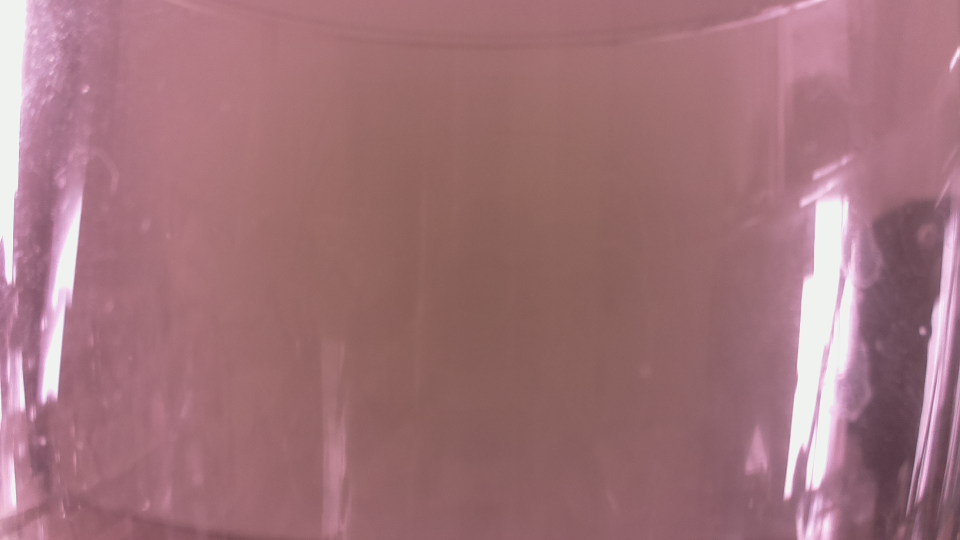
#> input picture Programes TFG/Correlació/Data/empty.jpg, 1920 x 1080 px (shown at 1/2 size)
$ python correlationGUI.py
#> lines starting #> are read from the running program, lines starting #| are printed output that depends on the picture; long printed decimals are rounded
from PIL import Image
import numpy as np
import matplotlib.pyplot as plt
import matplotlib.gridspec as gridspec
from matplotlib.patches import Rectangle
import os

def setup():
    """
    Set up the environment and load the images.
    """
    images_dir = os.path.join(os.path.dirname(os.path.abspath(__file__)), "Data")
    state_images = ["empty.jpg", "half.jpg", "full.jpg"]
    captured_path = os.path.join(images_dir, "test1.jpg")
    paths = [os.path.join(images_dir, img) for img in state_images]
    matrices_gray = [image_to_matrix(path) for path in paths]

    return {
        'state_images': state_images,
        'captured_image': captured_path,
        'paths': paths,
        'matrices_gray': matrices_gray
    }

def image_to_matrix(image_path):
    """
    Convert the image to a grayscale matrix.
    """
#> called with image_path = 'Programes TFG/Correlació/Data/empty.jpg'
    img = Image.open(image_path)
#> img is the input picture: PIL image 1920x1080 RGB; mean R, G, B 160.5, 114.6, 121.2
    img_gray = img.convert('L')
    img_gray_resized = img_gray.resize(img.size)
    img_matrix = np.array(img_gray_resized)
    return img_matrix, img_gray_resized

def correlate_images(img1, img2):
    std1 = np.std(img1)
    std2 = np.std(img2)

    if std1 == 0 or std2 == 0:
        print("One or both images have a zero standard deviation, correlation cannot be calculated.")
        return None
    else:
        return np.corrcoef(img1.flatten(), img2.flatten())[0, 1]

def plot(captured_image, closest_state_image, captured_path, closest_state_path, captured_matrix, closest_state_matrix, captured_gray, closest_state_gray, correlation, border_color='black', border_width=3):
    """
    Plot images and the correlation scatter plot.
    """
    fig = plt.figure(figsize=(15, 10))
    gs = gridspec.GridSpec(2, 3)

    img1 = Image.open(captured_path)
    img2 = Image.open(closest_state_path)

    # Display Captured Image (Original)
    ax1 = fig.add_subplot(gs[0, 0])
    ax1.imshow(img1)
    ax1.set_title(f'Captured Image')
    ax1.axis('off')
    ax1.add_patch(Rectangle((0, 0), img1.width - 1, img1.height - 1, edgecolor=border_color, linewidth=border_width, fill=False))

    # Display Closest State Image (Original)
    ax2 = fig.add_subplot(gs[0, 1])
    ax2.imshow(img2)
    ax2.set_title(f'Closest State Image "{closest_state_image}"')
    ax2.axis('off')
    ax2.add_patch(Rectangle((0, 0), img2.width - 1, img2.height - 1, edgecolor=border_color, linewidth=border_width, fill=False))

    # Display Captured Image (Grayscale)
    ax3 = fig.add_subplot(gs[1, 0])
    ax3.imshow(captured_gray, cmap='gray')
    ax3.set_title(f'Grayscale Captured Image')
    ax3.axis('off')
    ax3.add_patch(Rectangle((0, 0), captured_gray.width - 1, captured_gray.height - 1, edgecolor=border_color, linewidth=border_width, fill=False))

    # Display Closest State Image (Grayscale)
    ax4 = fig.add_subplot(gs[1, 1])
    ax4.imshow(closest_state_gray, cmap='gray')
    ax4.set_title(f'Grayscale Closest State Image')
    ax4.axis('off')
    ax4.add_patch(Rectangle((0, 0), closest_state_gray.width - 1, closest_state_gray.height - 1, edgecolor=border_color, linewidth=border_width, fill=False))

    # Display the heat map
    ax5 = fig.add_subplot(gs[:, 2])
    heatmap, xedges, yedges, img = ax5.hist2d(
        captured_matrix.flatten(),
        closest_state_matrix.flatten(),
        bins=500,
        cmap='plasma',
        range=[[0, 255], [0, 255]],
        vmin=0,
        vmax=150
    )
    ax5.set_xlabel('Captured Image Intensity Values')
    ax5.set_ylabel('Closest State Image Intensity Values')
    ax5.set_title(f'Correlation: {correlation:.2f}')
    cbar = plt.colorbar(img, ax=ax5)
    cbar.ax.set_ylabel('Counts')

    plt.tight_layout()
    plt.show()

def main():
    setup_results = setup()
#> call 2 of image_to_matrix, with image_path = 'Programes TFG/Correlació/Data/half.jpg'
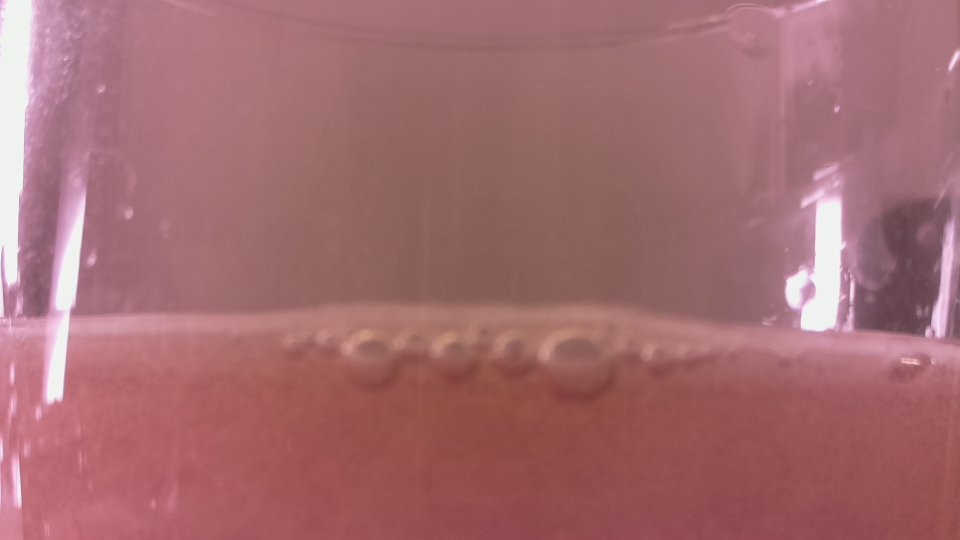
#> input picture Programes TFG/Correlació/Data/half.jpg, 1920 x 1080 px (shown at 1/2 size)
#> in image_to_matrix, img is the input picture: PIL image 1920x1080 RGB; mean R, G, B 163.2, 107.7, 111.4
#> call 3 of image_to_matrix, with image_path = 'Programes TFG/Correlació/Data/full.jpg'
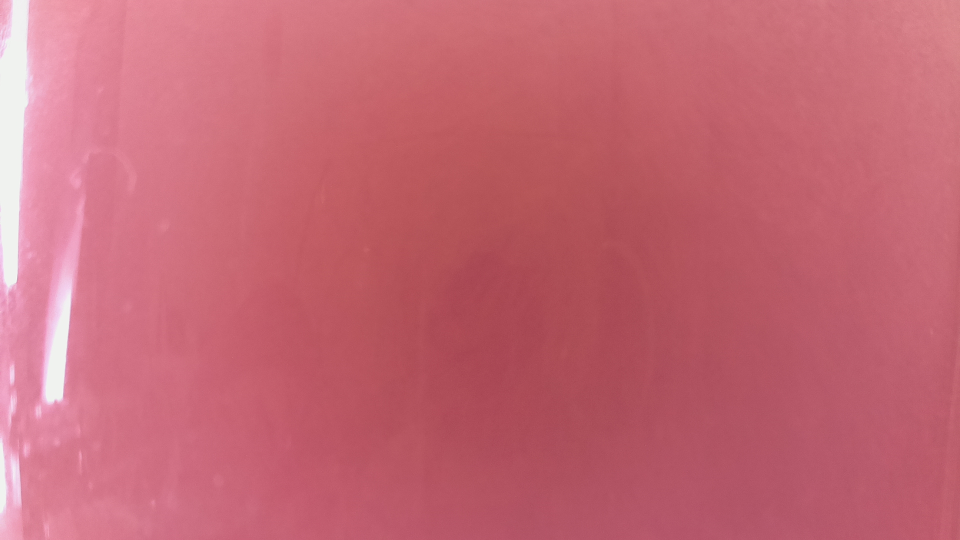
#> input picture Programes TFG/Correlació/Data/full.jpg, 1920 x 1080 px (shown at 1/2 size)
#> in image_to_matrix, img is the input picture: PIL image 1920x1080 RGB; mean R, G, B 196.2, 103, 116
#> in image_to_matrix (call 3), `img_gray = img.convert('L')`:
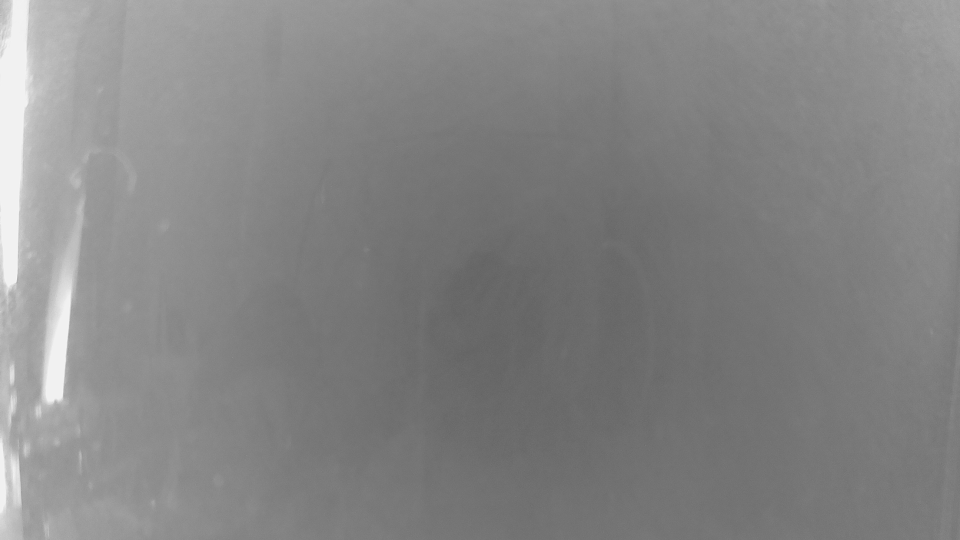
#> img_gray: PIL image 1920x1080 L (shown at 1/2 size); min 96, max 249, mean 132.3
#> in setup, `matrices_gray = [image_to_matrix(path) for path in paths]`: matrices_gray = 3 items
#> setup_results = 4 items
    captured_image_path = setup_results['captured_image']
    captured_image_matrix, captured_image_gray = image_to_matrix(captured_image_path)
#> call 4 of image_to_matrix, with image_path = 'Programes TFG/Correlació/Data/test1.jpg'
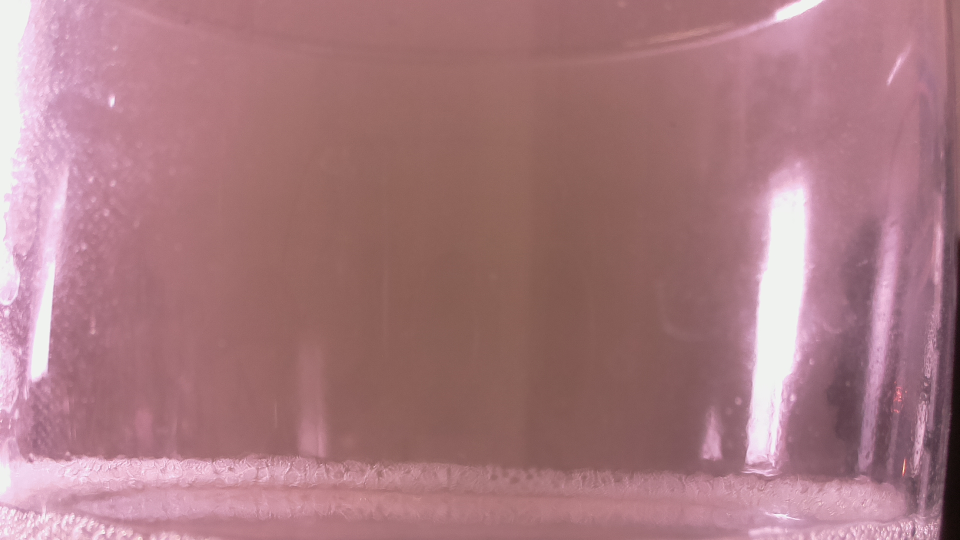
#> input picture Programes TFG/Correlació/Data/test1.jpg, 1920 x 1080 px (shown at 1/2 size)
#> in image_to_matrix, img is the input picture: PIL image 1920x1080 RGB; mean R, G, B 167.9, 121.4, 127.8
#> in image_to_matrix (call 4), `img_gray = img.convert('L')`:
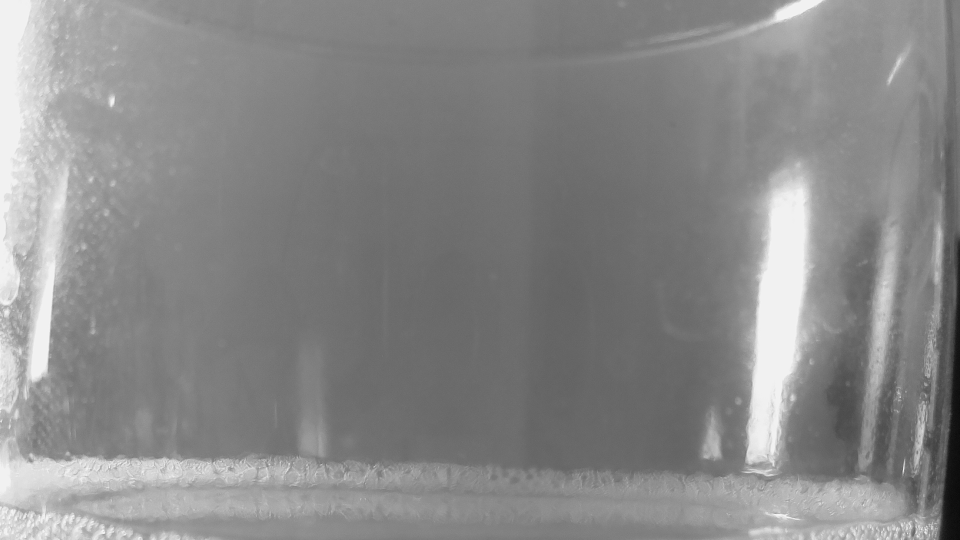
#> img_gray: PIL image 1920x1080 L (shown at 1/2 size); min 3, max 248, mean 136.1
    correlations = [correlate_images(captured_image_matrix, state_img[0]) for state_img in setup_results['matrices_gray']]
#> in correlate_images, `std1 = np.std(img1)`: std1 = 33.72
#> in correlate_images, `std2 = np.std(img2)`: std2 = 28.66
#> correlations = [0.366, 0.42, 0.571]

    max_correlation_index = np.argmax(correlations)
#> max_correlation_index = 2
    max_correlation = correlations[max_correlation_index]
#> max_correlation = 0.571

    closest_state_image = setup_results["state_images"][max_correlation_index]
#> closest_state_image = 'full.jpg'
    closest_state_path = setup_results["paths"][max_correlation_index]
    closest_state_matrix, closest_state_gray = setup_results["matrices_gray"][max_correlation_index]

    print(f'Closest state: {closest_state_image} with correlation coefficient: {max_correlation}')
#| Closest state: full.jpg with correlation coefficient: 0.5711

    plot(captured_image=setup_results['captured_image'], closest_state_image=closest_state_image,
         captured_path=captured_image_path, closest_state_path=closest_state_path,
         captured_matrix=captured_image_matrix, closest_state_matrix=closest_state_matrix,
         captured_gray=captured_image_gray, closest_state_gray=closest_state_gray,
         correlation=max_correlation)
#> in plot, `heatmap, xedges, yedges, img = ax5.hist2d( captured_matrix.flatten(), ..`:
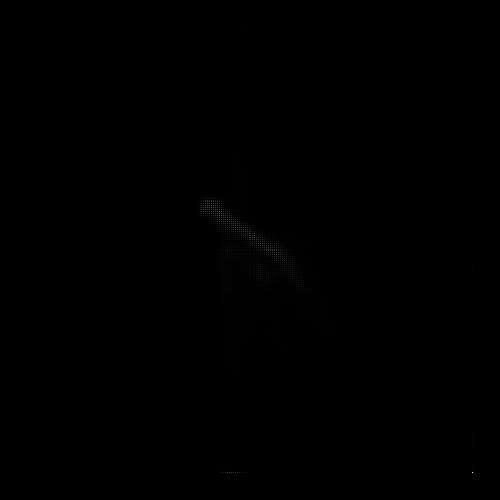
#> heatmap: shape (500, 500) float64; min 0, max 11210, mean 8.3; drawn with min black and max white
#> in plot, `heatmap, xedges, yedges, img = ax5.hist2d( captured_matrix.flatten(), ..`: xedges = 501 values from 0 to 255
#> in plot, `plt.show()`:
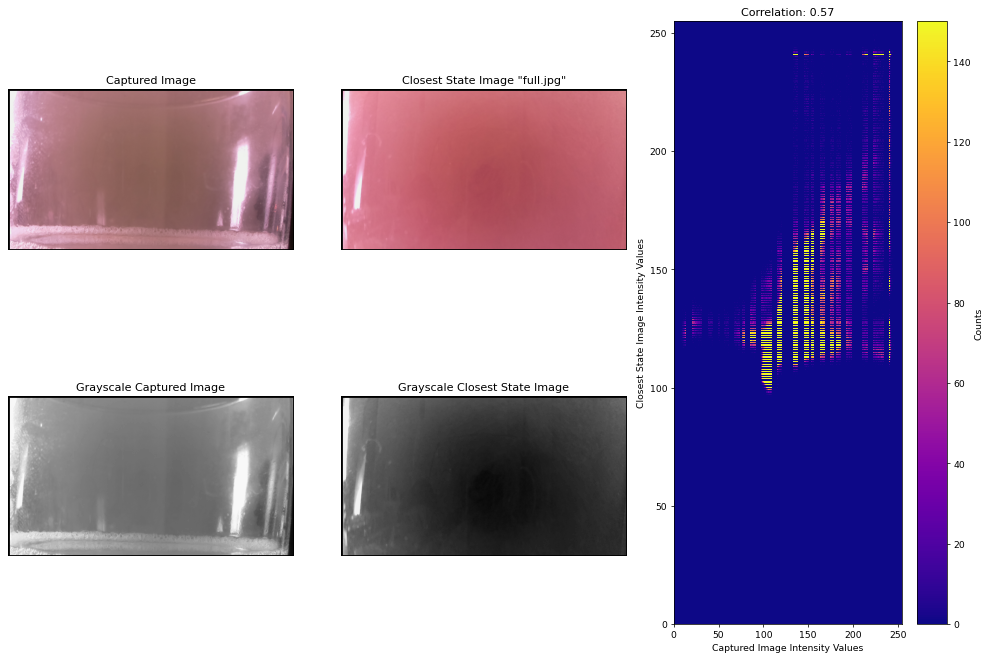
#> figure drawn by matplotlib, 6 panels

if __name__ == '__main__':
    main()
